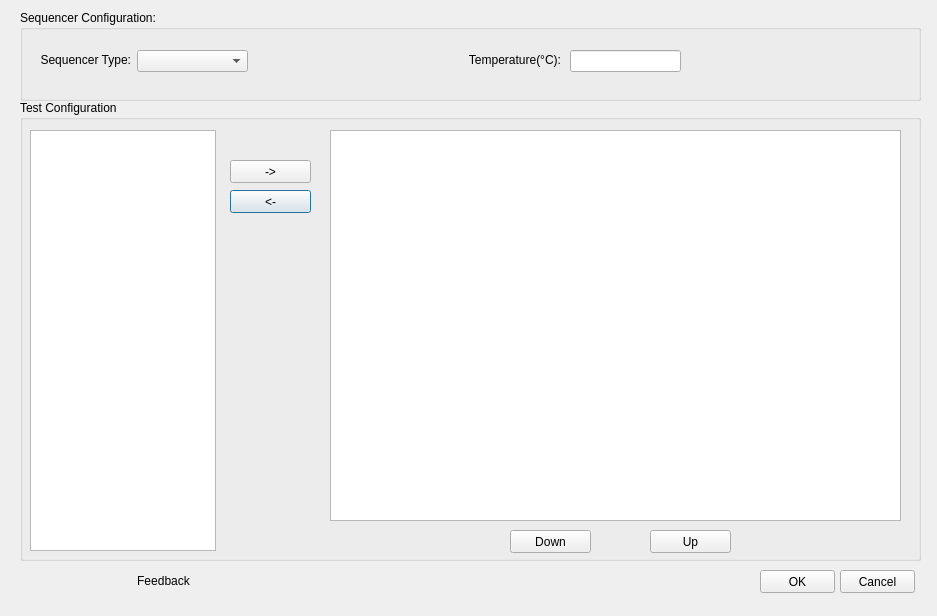
<?xml version="1.0" encoding="UTF-8"?>
<ui version="4.0">
 <class>NewTestProgramWizard</class>
 <widget class="QDialog" name="NewTestProgramWizard">
  <property name="geometry">
   <rect>
    <x>0</x>
    <y>0</y>
    <width>937</width>
    <height>616</height>
   </rect>
  </property>
  <property name="windowTitle">
   <string>Dialog</string>
  </property>
  <widget class="QGroupBox" name="SequencerConfigurationBox">
   <property name="geometry">
    <rect>
     <x>20</x>
     <y>10</y>
     <width>901</width>
     <height>91</height>
    </rect>
   </property>
   <property name="title">
    <string>Sequencer Configuration:</string>
   </property>
   <widget class="QLabel" name="SequencerLabel">
    <property name="geometry">
     <rect>
      <x>20</x>
      <y>40</y>
      <width>91</width>
      <height>20</height>
     </rect>
    </property>
    <property name="text">
     <string>Sequencer Type:</string>
    </property>
    <property name="alignment">
     <set>Qt::AlignRight|Qt::AlignTrailing|Qt::AlignVCenter</set>
    </property>
   </widget>
   <widget class="QComboBox" name="SequencerType">
    <property name="geometry">
     <rect>
      <x>117</x>
      <y>40</y>
      <width>111</width>
      <height>22</height>
     </rect>
    </property>
   </widget>
   <widget class="QLabel" name="TemperatureLabel">
    <property name="geometry">
     <rect>
      <x>420</x>
      <y>40</y>
      <width>121</width>
      <height>20</height>
     </rect>
    </property>
    <property name="text">
     <string>Temperature(°C):</string>
    </property>
    <property name="alignment">
     <set>Qt::AlignRight|Qt::AlignTrailing|Qt::AlignVCenter</set>
    </property>
   </widget>
   <widget class="QLineEdit" name="Temperature">
    <property name="geometry">
     <rect>
      <x>550</x>
      <y>40</y>
      <width>111</width>
      <height>22</height>
     </rect>
    </property>
   </widget>
  </widget>
  <widget class="QGroupBox" name="TestConfigurationBox">
   <property name="geometry">
    <rect>
     <x>20</x>
     <y>100</y>
     <width>901</width>
     <height>461</height>
    </rect>
   </property>
   <property name="title">
    <string>Test Configuration</string>
   </property>
   <widget class="QPushButton" name="LeftButton">
    <property name="geometry">
     <rect>
      <x>210</x>
      <y>90</y>
      <width>81</width>
      <height>23</height>
     </rect>
    </property>
    <property name="text">
     <string>&lt;-</string>
    </property>
   </widget>
   <widget class="QPushButton" name="RightButton">
    <property name="geometry">
     <rect>
      <x>210</x>
      <y>60</y>
      <width>81</width>
      <height>23</height>
     </rect>
    </property>
    <property name="text">
     <string>-&gt;</string>
    </property>
   </widget>
   <widget class="QPushButton" name="DownButton">
    <property name="geometry">
     <rect>
      <x>490</x>
      <y>430</y>
      <width>81</width>
      <height>23</height>
     </rect>
    </property>
    <property name="text">
     <string>Down</string>
    </property>
   </widget>
   <widget class="QPushButton" name="UpButton">
    <property name="geometry">
     <rect>
      <x>630</x>
      <y>430</y>
      <width>81</width>
      <height>23</height>
     </rect>
    </property>
    <property name="text">
     <string>Up</string>
    </property>
   </widget>
   <widget class="QListWidget" name="AvailableTests">
    <property name="geometry">
     <rect>
      <x>10</x>
      <y>30</y>
      <width>186</width>
      <height>421</height>
     </rect>
    </property>
   </widget>
   <widget class="QTableWidget" name="SelectedTests">
    <property name="geometry">
     <rect>
      <x>310</x>
      <y>30</y>
      <width>571</width>
      <height>391</height>
     </rect>
    </property>
   </widget>
  </widget>
  <widget class="QPushButton" name="OKButton">
   <property name="geometry">
    <rect>
     <x>760</x>
     <y>570</y>
     <width>75</width>
     <height>23</height>
    </rect>
   </property>
   <property name="text">
    <string>OK</string>
   </property>
  </widget>
  <widget class="QPushButton" name="CancelButton">
   <property name="geometry">
    <rect>
     <x>840</x>
     <y>570</y>
     <width>75</width>
     <height>23</height>
    </rect>
   </property>
   <property name="text">
    <string>Cancel</string>
   </property>
  </widget>
  <widget class="QLabel" name="Feedback">
   <property name="geometry">
    <rect>
     <x>110</x>
     <y>574</y>
     <width>107</width>
     <height>13</height>
    </rect>
   </property>
   <property name="text">
    <string>Feedback</string>
   </property>
   <property name="alignment">
    <set>Qt::AlignCenter</set>
   </property>
  </widget>
 </widget>
 <resources/>
 <connections/>
</ui>
